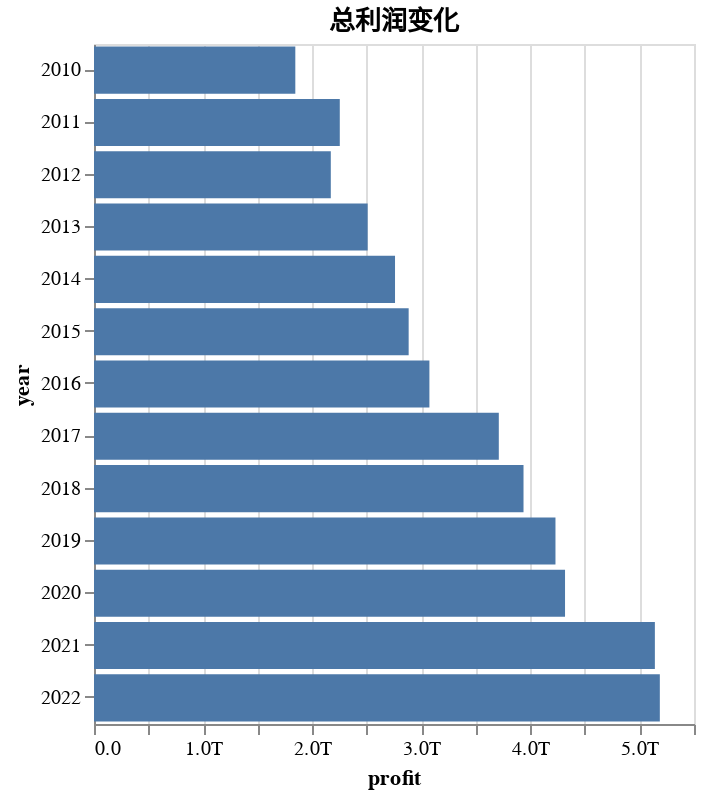

Source (notebook cell):
### Markdown cell above
## 上市公司利润总和的变化
- 包括所有披露数据

### Code cell
df_total = total_sum.to_frame('profit').reset_index()
alt.Chart(df_total).mark_bar().encode(
    alt.X('profit:Q').axis(format='.2s'),
    alt.Y('year:O')
).properties(
    title = '总利润变化',
    width = 'container',
    height = 340
)

### Figure 1 — Vega-Lite specification as saved in the notebook (floating-point values rounded to 4 significant figures)
{"config": {"view": {"continuousWidth": 300, "continuousHeight": 300}}, "data": {"name": "data-8f079eb34d47446aac72645ed9861d93"}, "mark": {"type": "bar"}, "encoding": {"x": {"axis": {"format": ".2s"}, "field": "profit", "type": "quantitative"}, "y": {"field": "year", "type": "ordinal"}}, "height": 340, "title": "总利润变化", "width": "container", "$schema": "https://vega.github.io/schema/vega-lite/v5.8.0.json", "datasets": {"data-8f079eb34d47446aac72645ed9861d93": [{"year": 2010, "profit": 1845000000000.0}, {"year": 2011, "profit": 2253000000000.0}, {"year": 2012, "profit": 2171000000000.0}, {"year": 2013, "profit": 2509000000000.0}, {"year": 2014, "profit": 2759000000000.0}, {"year": 2015, "profit": 2884000000000.0}, {"year": 2016, "profit": 3075000000000.0}, {"year": 2017, "profit": 3711000000000.0}, {"year": 2018, "profit": 3937000000000.0}, {"year": 2019, "profit": 4230000000000.0}, {"year": 2020, "profit": 4318000000000.0}, {"year": 2021, "profit": 5141000000000.0}, {"year": 2022, "profit": 5187000000000.0}]}}
